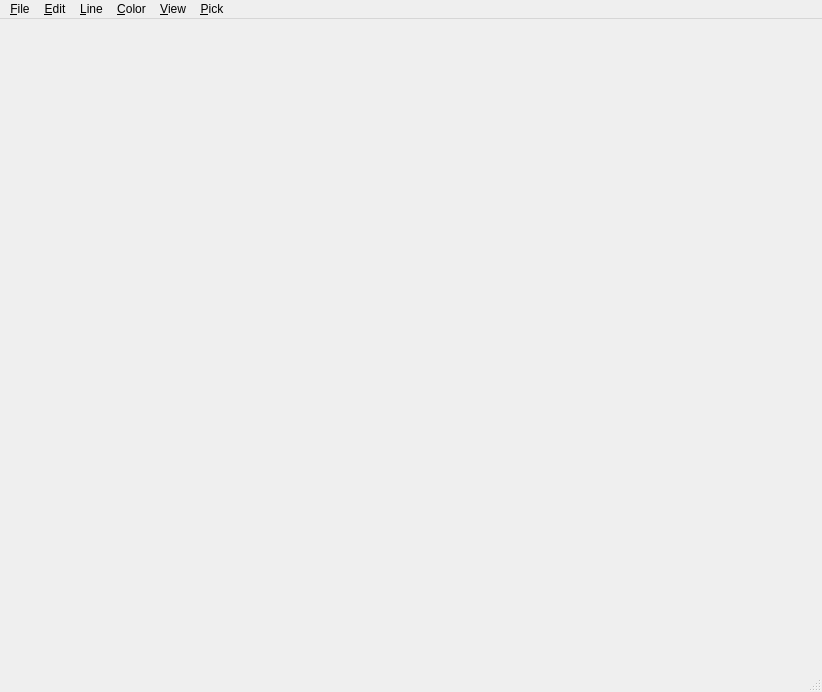
<?xml version="1.0" encoding="UTF-8"?>
<ui version="4.0">
 <class>BorderWidgetQt</class>
 <widget class="QMainWindow" name="BorderWidgetQt">
  <property name="geometry">
   <rect>
    <x>0</x>
    <y>0</y>
    <width>822</width>
    <height>692</height>
   </rect>
  </property>
  <property name="windowTitle">
   <string>SimpleView</string>
  </property>
  <property name="windowIcon">
   <iconset>
    <normaloff>:/Icons/help.png</normaloff>:/Icons/help.png</iconset>
  </property>
  <property name="iconSize">
   <size>
    <width>22</width>
    <height>22</height>
   </size>
  </property>
  <widget class="QWidget" name="centralwidget">
   <layout class="QGridLayout" name="gridLayout">
    <item row="0" column="1">
     <widget class="QVTKWidget" name="qvtk_widget_left"/>
    </item>
    <item row="0" column="2">
     <widget class="QVTKWidget" name="qvtk_widget_right"/>
    </item>
   </layout>
  </widget>
  <widget class="QMenuBar" name="menuBar">
   <property name="geometry">
    <rect>
     <x>0</x>
     <y>0</y>
     <width>822</width>
     <height>25</height>
    </rect>
   </property>
   <widget class="QMenu" name="menuFile">
    <property name="title">
     <string>&amp;File</string>
    </property>
    <addaction name="open_file_action"/>
    <addaction name="save_action"/>
    <addaction name="import_action"/>
    <addaction name="export_cell_action"/>
    <addaction name="separator"/>
    <addaction name="exit_action"/>
   </widget>
   <widget class="QMenu" name="menu_Edit">
    <property name="title">
     <string>&amp;Edit</string>
    </property>
    <widget class="QMenu" name="menuRotation">
     <property name="title">
      <string>Rotation</string>
     </property>
     <addaction name="rotate_x_action"/>
     <addaction name="rotate_y_action"/>
     <addaction name="rotate_z_action"/>
    </widget>
    <addaction name="add_box_action"/>
    <addaction name="delete_one_action"/>
    <addaction name="delete_all_action"/>
    <addaction name="get_tet_action"/>
    <addaction name="delete_model_action"/>
    <addaction name="menuRotation"/>
    <addaction name="add_plane_action"/>
    <addaction name="get_plane_tet"/>
    <addaction name="delete_all_plane_action"/>
   </widget>
   <widget class="QMenu" name="menu_Line">
    <property name="title">
     <string>&amp;Line</string>
    </property>
    <addaction name="add_line_action"/>
   </widget>
   <widget class="QMenu" name="menu_Color">
    <property name="title">
     <string>&amp;Color</string>
    </property>
    <addaction name="blue_action"/>
    <addaction name="white_action"/>
    <addaction name="red_action"/>
   </widget>
   <widget class="QMenu" name="menu_View">
    <property name="title">
     <string>&amp;View</string>
    </property>
    <addaction name="surface_edge_action"/>
    <addaction name="dual_screen_action"/>
    <addaction name="single_screen_action"/>
    <addaction name="separator"/>
    <addaction name="link_camera_action"/>
   </widget>
   <widget class="QMenu" name="menu_Pick">
    <property name="title">
     <string>&amp;Pick</string>
    </property>
    <addaction name="single_pick_action"/>
    <addaction name="multi_pick_action"/>
   </widget>
   <addaction name="menuFile"/>
   <addaction name="menu_Edit"/>
   <addaction name="menu_Line"/>
   <addaction name="menu_Color"/>
   <addaction name="menu_View"/>
   <addaction name="menu_Pick"/>
  </widget>
  <widget class="QStatusBar" name="status_bar"/>
  <action name="actionOpenFile">
   <property name="enabled">
    <bool>true</bool>
   </property>
   <property name="icon">
    <iconset>
     <normaloff>:/Icons/fileopen.png</normaloff>:/Icons/fileopen.png</iconset>
   </property>
   <property name="text">
    <string>Open File...</string>
   </property>
  </action>
  <action name="actionExit">
   <property name="icon">
    <iconset>
     <normaloff/>
    </iconset>
   </property>
   <property name="text">
    <string>Exit</string>
   </property>
  </action>
  <action name="actionPrint">
   <property name="icon">
    <iconset>
     <normaloff>:/Icons/print.png</normaloff>:/Icons/print.png</iconset>
   </property>
   <property name="text">
    <string>Print</string>
   </property>
  </action>
  <action name="actionHelp">
   <property name="icon">
    <iconset>
     <normaloff>:/Icons/help.png</normaloff>:/Icons/help.png</iconset>
   </property>
   <property name="text">
    <string>Help</string>
   </property>
  </action>
  <action name="actionSave">
   <property name="icon">
    <iconset>
     <normaloff>:/Icons/filesave.png</normaloff>:/Icons/filesave.png</iconset>
   </property>
   <property name="text">
    <string>Save</string>
   </property>
  </action>
  <action name="open_file_action">
   <property name="text">
    <string>&amp;Open</string>
   </property>
   <property name="shortcut">
    <string>Ctrl+O</string>
   </property>
  </action>
  <action name="add_box_action">
   <property name="text">
    <string>&amp;Add Box</string>
   </property>
   <property name="shortcut">
    <string>Ctrl+A</string>
   </property>
  </action>
  <action name="delete_one_action">
   <property name="text">
    <string>&amp;Delete One Box</string>
   </property>
   <property name="shortcut">
    <string>Ctrl+D</string>
   </property>
  </action>
  <action name="delete_all_action">
   <property name="text">
    <string>&amp;Delete All Box</string>
   </property>
   <property name="shortcut">
    <string>Ctrl+X, A</string>
   </property>
  </action>
  <action name="exit_action">
   <property name="text">
    <string>&amp;Exit</string>
   </property>
   <property name="shortcut">
    <string>Ctrl+Q</string>
   </property>
  </action>
  <action name="get_tet_action">
   <property name="text">
    <string>&amp;Get Tet</string>
   </property>
   <property name="shortcut">
    <string>Ctrl+G</string>
   </property>
  </action>
  <action name="delete_model_action">
   <property name="text">
    <string>&amp;Delete model</string>
   </property>
   <property name="shortcut">
    <string>Ctrl+X, D</string>
   </property>
  </action>
  <action name="rotate_x_action">
   <property name="text">
    <string>Rotate X</string>
   </property>
   <property name="shortcut">
    <string>X</string>
   </property>
  </action>
  <action name="rotate_y_action">
   <property name="text">
    <string>Rotate Y</string>
   </property>
   <property name="shortcut">
    <string>Y</string>
   </property>
  </action>
  <action name="rotate_z_action">
   <property name="text">
    <string>Rotate Z</string>
   </property>
   <property name="shortcut">
    <string>Z</string>
   </property>
  </action>
  <action name="save_action">
   <property name="text">
    <string>&amp;Save</string>
   </property>
   <property name="shortcut">
    <string>Ctrl+S</string>
   </property>
  </action>
  <action name="import_action">
   <property name="text">
    <string>&amp;Import box</string>
   </property>
  </action>
  <action name="add_plane_action">
   <property name="text">
    <string>&amp;Add Plane</string>
   </property>
   <property name="shortcut">
    <string>Ctrl+P</string>
   </property>
  </action>
  <action name="get_plane_tet">
   <property name="text">
    <string>&amp;Get Plane Tet</string>
   </property>
  </action>
  <action name="delete_all_plane_action">
   <property name="text">
    <string>&amp;Delete All Plane</string>
   </property>
  </action>
  <action name="add_line_action">
   <property name="text">
    <string>&amp;Add Line</string>
   </property>
  </action>
  <action name="blue_action">
   <property name="text">
    <string>Blue</string>
   </property>
   <property name="shortcut">
    <string>Ctrl+0</string>
   </property>
  </action>
  <action name="white_action">
   <property name="text">
    <string>White</string>
   </property>
   <property name="shortcut">
    <string>Ctrl+1</string>
   </property>
  </action>
  <action name="red_action">
   <property name="text">
    <string>Red</string>
   </property>
   <property name="shortcut">
    <string>Ctrl+2</string>
   </property>
  </action>
  <action name="surface_edge_action">
   <property name="enabled">
    <bool>true</bool>
   </property>
   <property name="text">
    <string>&amp;Surface with edge</string>
   </property>
   <property name="shortcut">
    <string>Ctrl+Shift+S</string>
   </property>
  </action>
  <action name="export_cell_action">
   <property name="text">
    <string>&amp;Export cell</string>
   </property>
   <property name="shortcut">
    <string>Ctrl+E</string>
   </property>
  </action>
  <action name="dual_screen_action">
   <property name="text">
    <string>&amp;Dual screen</string>
   </property>
  </action>
  <action name="single_screen_action">
   <property name="text">
    <string>&amp;Single screen</string>
   </property>
  </action>
  <action name="link_camera_action">
   <property name="text">
    <string>&amp;Link camera</string>
   </property>
  </action>
  <action name="single_pick_action">
   <property name="text">
    <string>&amp;Single pick</string>
   </property>
  </action>
  <action name="multi_pick_action">
   <property name="text">
    <string>&amp;Multi pick</string>
   </property>
  </action>
 </widget>
 <customwidgets>
  <customwidget>
   <class>QVTKWidget</class>
   <extends>QWidget</extends>
   <header>QVTKWidget.h</header>
  </customwidget>
 </customwidgets>
 <resources/>
 <connections/>
</ui>
